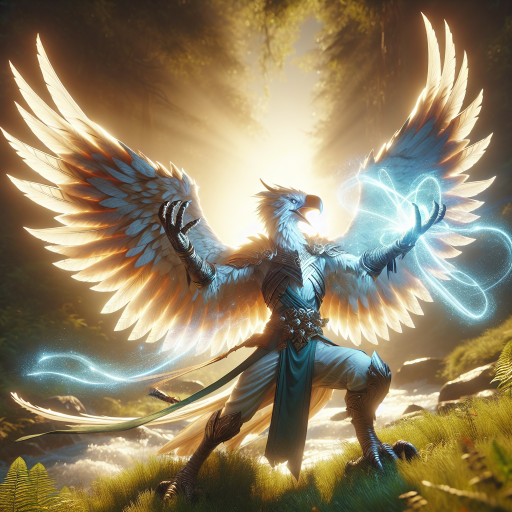
#> input picture ai-ak.jpg, 1024 x 1024 px (shown at 1/2 size)
$ python image-resize.py
#> lines starting #> are read from the running program, lines starting #| are printed output that depends on the picture
from PIL import Image

# Open an image file
img = Image.open('ai-ak.jpg')
#> img is the input picture: PIL image 1024x1024 RGB; mean R, G, B 144.2, 129.7, 100.1

# Resize the image to a specific size (e.g., 800x600)
img = img.resize((300,300))
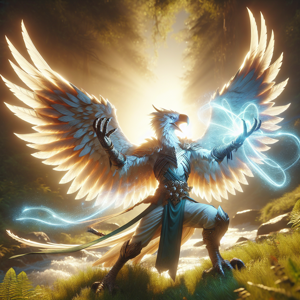
#> img: PIL image 300x300 RGB; mean R, G, B 144.2, 129.7, 100.1

# Save the resized image to a new file
img.save('thumbnail-ai-ak.jpg')
